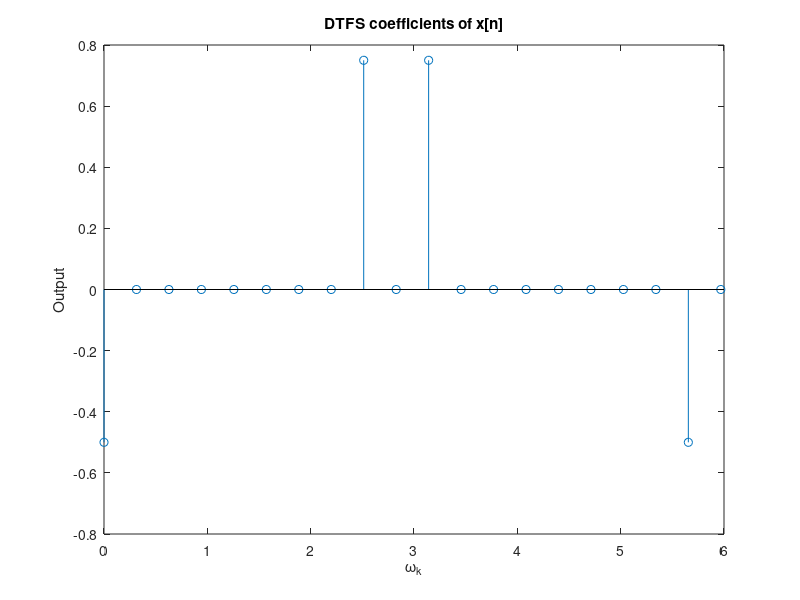

The MATLAB source for this figure:
k = 0:19;
a_x = [-1/2 zeros(1,7) 3/4 0 3/4 zeros(1,7) -1/2 0];
Omega_k = (pi/10)*k;

stem(Omega_k,a_x)
xlabel('\omega_k')
ylabel('Output')
title('DTFS coefficients of x[n]')
